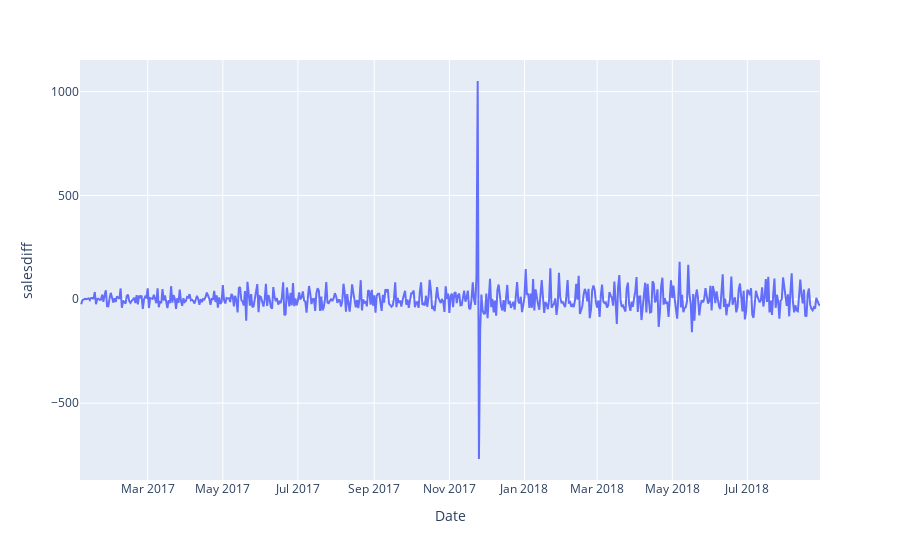

The notebook cell this image was saved under:
### Code cell
df['salesdiff'] = df['sales'].diff()
df
px.line(df, x='date', y='salesdiff',
       labels = {
           'date' : 'Date',
           'salesiff' : 'Differenced of sales'
       })

### Figure 1 — Plotly figure (JSON) as saved in the notebook; plotly's stock layout.template omitted (floating-point values rounded to 4 significant figures; data arrays with more than 128 entries replaced by an {"elided": "..."} marker saying what was removed)
{"data": [{"hovertemplate": "Date=%{x}<br>salesdiff=%{y}<extra></extra>", "legendgroup": "", "line": {"color": "#636efa", "dash": "solid"}, "mode": "lines", "name": "", "orientation": "v", "showlegend": false, "type": "scatter", "x": {"elided": "602 str values"}, "xaxis": "x", "y": {"elided": "602 int values"}, "yaxis": "y"}], "layout": {"legend": {"tracegroupgap": 0}, "margin": {"t": 60}, "xaxis": {"anchor": "y", "domain": [0, 1], "title": {"text": "Date"}}, "yaxis": {"anchor": "x", "domain": [0, 1], "title": {"text": "salesdiff"}}}}
